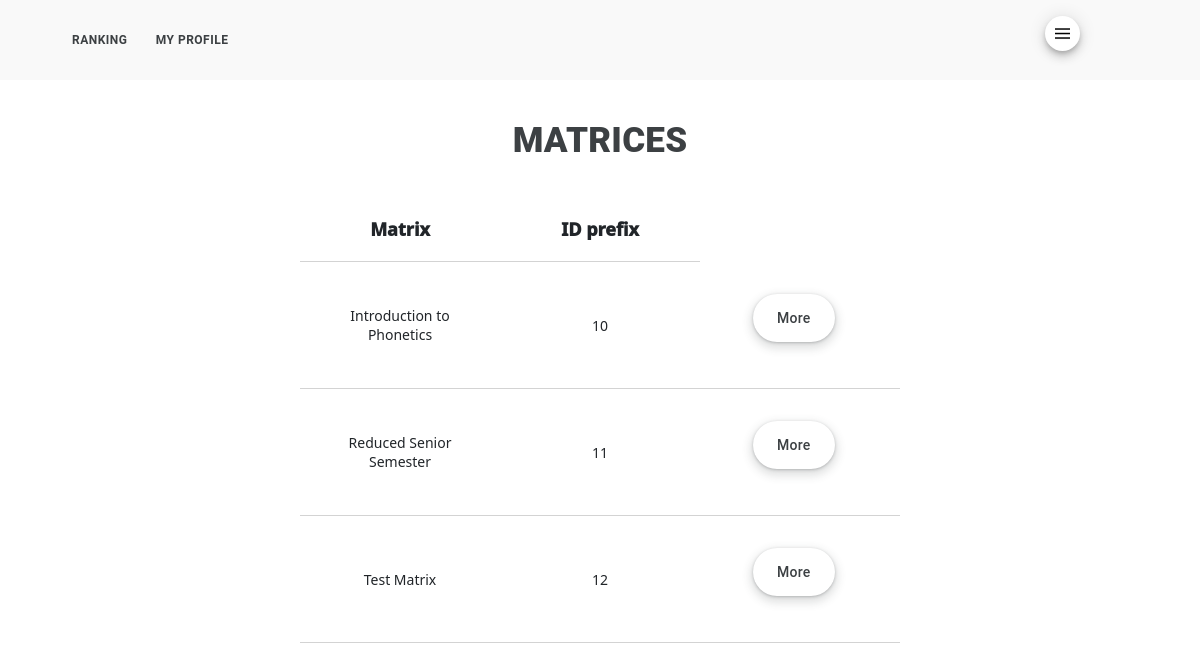
The page /display_prefixes (signed in) on the database as committed earlier.
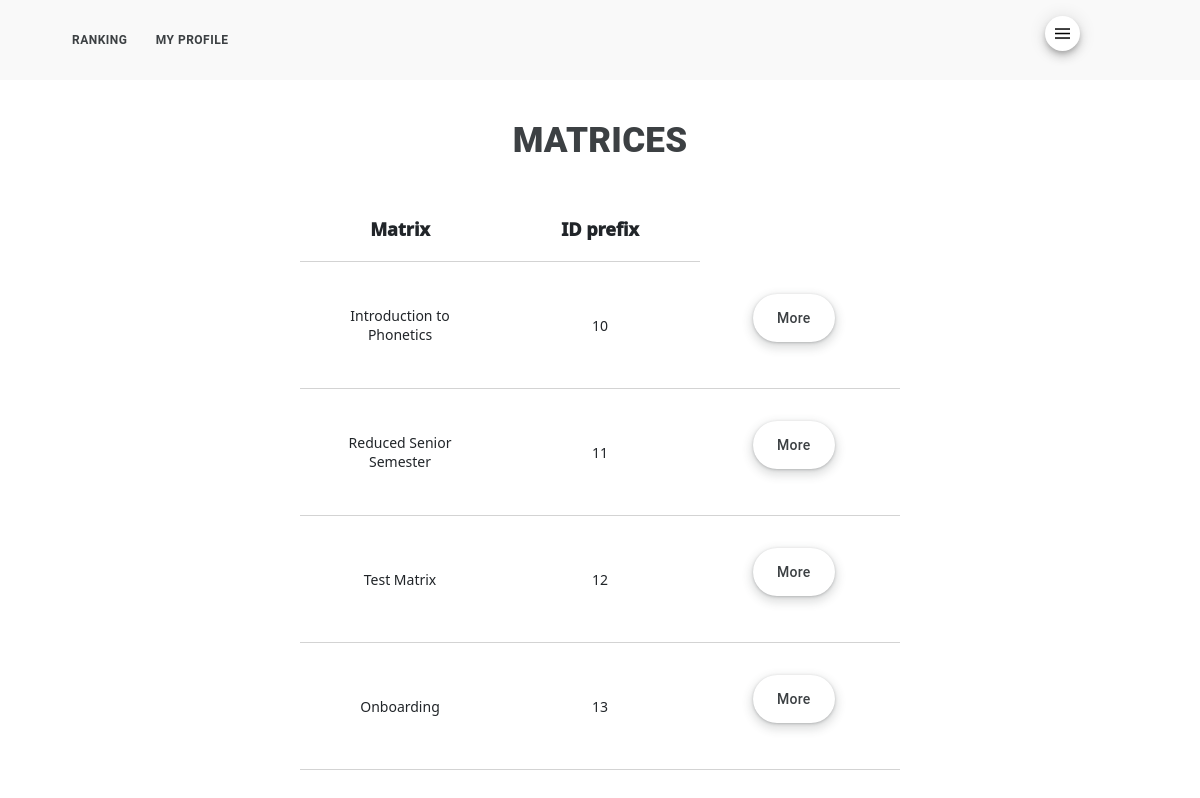
The same page on the database as committed later.
### nieszkolni_app/models.py (models this page shows)
class Prefix(models.Model):
    matrix = models.CharField(max_length=200, default="")
    id_prefix = models.IntegerField(default=0)

### nieszkolni_app/views.py (the view)
# urls.py: path('display_prefixes', views.display_prefixes, name="display_prefixes"),
@staff_member_required
def display_prefixes(request):
    if request.user.is_authenticated:
        first_name = request.user.first_name
        last_name = request.user.last_name
        current_user = first_name + " " + last_name
        prefixes = CurriculumManager().display_prefixes()
        if request.method == "POST":
            if request.POST["action_on_matrix"] == "more":
                matrix = request.POST["matrix"]
                return redirect("update_matrix", matrix=matrix)
        return render(request, "display_prefixes.html", {
            "prefixes": prefixes
            })

### nieszkolni_folder/audit_manager.py (called while the page is built)
    def check_if_clocked_in(self, clocking_user):
        with connection.cursor() as cursor:
            cursor.execute(f'''
                SELECT clock_out
                FROM nieszkolni_app_audit
                WHERE clocking_user = '{clocking_user}'
                AND entry_type = 'automatic'
                AND status = 'started'
                ORDER BY stamp DESC
                LIMIT 1
                ''')
            response = cursor.fetchone()
            if response is not None:
                if response[0] == 0:
                    status = True
                else:
                    status = False
            else:
                status = False
            return status

### nieszkolni_folder/context_processors.py (called while the page is built)
def sections_processor(request):
    if request.user.is_authenticated:
        first_name = request.user.first_name
        last_name = request.user.last_name
        current_user = first_name + " " + last_name
        if request.user.is_superuser:
            superuser_status = True
        else:
            superuser_status = False
        status = AuditManager().check_if_clocked_in(current_user)
        return {"status": status, "superuser_status": superuser_status}
    else:
        return {}

### nieszkolni_folder/curriculum_manager.py (called while the page is built)
    def display_prefixes(self):
        with connection.cursor() as cursor:
            cursor.execute(f'''
                SELECT matrix, id_prefix
                FROM nieszkolni_app_prefix
                ORDER BY id_prefix ASC
                ''')
            prefixes = cursor.fetchall()
            return prefixes

### nieszkolni_app/templates/display_prefixes.html (shortened to what this page needs)
{% extends 'base.html' %}
{% block 'content' %}
<h1>MATRICES</h1>
<table>
		<tr class="font">
			<th>Matrix</th>
			<th>ID prefix</th>
		</tr>
	{% for prefix in prefixes %}
		<tr class="font">
			<td>{{ prefix.0 }}</td>
			<td>{{ prefix.1 }}</td>
			<td>
				<form action="{% url 'display_prefixes' %}" method="POST">
					<button type="submit" class="list_button button_main" name="action_on_matrix" value="more">More</button>
				</form>
			</td>
		</tr>
	{% endfor %}
</table>
{% include 'footer.html' %}
{% endblock %}

### nieszkolni_app/templates/base.html (shortened to what this page needs)
{% load user_agents %}
{% load static %}
{% if request|is_mobile %}
<head>
    <link href="https://cdn.jsdelivr.net/npm/bootstrap@5.1.3/dist/css/bootstrap.min.css" rel="stylesheet">
    <link rel="stylesheet" type="text/css" href="{% static 'styles.css' %}">
    {% if user.is_authenticated %}
    <nav class="m_navigation">
      <div class="m_navigation_box" id="main_links">
        <div class="m_navigation_item">
          <a class="m_navigation_link" href="{% url 'ranking'%}">RANKING</a>
        </div>
        <div class="m_navigation_item">
          <a class="m_navigation_link" href="{% url 'profile'%}">MY PROFILE</a>
        </div>
      </div>
    </nav>
    <div>
      <button type="button" class="m_hamburger_menu" onclick="showHideHamburgerMenu()"><img src="{% static '/images/hamburger.png' %}" width="15" height="15"></button>
  </div>
    {% else %}
  <nav class="m_navigation">
    <div class="m_side_menu" id="main_links">
    </div>
  </nav>
    {% endif %}
</head>
{% endif %}
</head>
<body>
<div id="main_content">
  {% block 'content' %}
  {% endblock %}
</div>
  </body>
</html>

### nieszkolni_app/templates/footer.html
<footer>
	<div class="footer"></div>
</footer>

### nieszkolni_app/static/styles.css (style rules this page uses)
body { height: 100%; margin: 0px; }
a { color: #3c4043; font-weight: 500; text-decoration: none; }
.button_main { align-items: center; appearance: none; background-color: #fff; border-radius: 24px; border-style: none; box-shadow: rgba(0, 0, 0, .2) 0 3px 5px -1px,rgba(0, 0, 0, .14) 0 6px 10px 0,rgba(0, 0, 0, .12) 0 1px 18px 0; box-sizing: border-box; color: #3c4043; cursor: pointer; display: inline-flex; fill: currentcolor; font-family: "Google Sans", Roboto, Arial, sans-serif; font-size: 14px; font-weight: 500; height: 48px; justify-content: center; letter-spacing: .25px; line-height: normal; margin: 1vw; max-width: 100%; overflow: visible; padding: 2px 24px; position: relative; text-align: center; text-decoration: none; text-transform: none; transition: box-shadow 280ms cubic-bezier(.4, 0, .2, 1),opacity 15ms linear 30ms,transform 270ms cubic-bezier(0, 0, .2, 1) 0ms; user-select: none; -webkit-user-select: none; touch-action: manipulation; width: auto; will-change: transform, opacity; z-index: 0; }
.button_main:not(:disabled) { box-shadow: rgba(60, 64, 67, .3) 0 1px 3px 0, rgba(60, 64, 67, .15) 0 4px 8px 3px; }
.list_button { margin-left: auto; }
.footer { display: flex; height: 150px; width: 100%; bottom: 0; left: 0; }
h1 { color: #3c4043; font-family: "Google Sans", Roboto, Arial, sans-serif; font-size: 35px; font-weight: 1000; letter-spacing: .25px; margin-bottom: 35px; text-align: center; }
.m_navigation { background-color: #F9F9F9; height: 10vh; left: 0; margin-bottom: 5vh; position: static; right: 0; top: 0; z-index: -1; }
.m_navigation_box { left: 50%; margin-right: 10vw; position: relative; top: 50%; transform: translate(-50%, -50%); }
.m_navigation_item { display: inline-block; padding-top: 50%; padding: 1vh 1vw; position: relative; }
.m_navigation_link { border-radius: 24px; border-style: none; color: #3c4043; font-family: "Google Sans", Roboto, Arial, sans-serif; font-size: 12px; font-weight: 750; letter-spacing: .5px; text-align: center; text-decoration: none; }
.m_hamburger_menu { background-color: #fff; border-radius: 24px; border-style: none; box-shadow: rgba(0, 0, 0, .2) 0 3px 5px -1px,rgba(0, 0, 0, .14) 0 6px 10px 0,rgba(0, 0, 0, .12) 0 1px 18px 0; cursor: default; float: right; padding: 10px; position: absolute; right: 10vw; top: 2vh; z-index: 100; }
table { border-collapse: separate; border-bottom-color: rgba(255,255,255,1); border-spacing: 0px; font-size: 14px; font-weight: 300; height: 100px; margin-left: 25%; margin-right: 25%; margin-bottom: 1%; width:50%; table-layout: fixed; }
th { border-bottom: 1pt solid; border-bottom-color: #D3D3D3; font-size: 18px; font-weight: 1000; margin-bottom: 20px; padding: 20px 20px; text-align: center; vertical-align: middle; }
td { border-bottom: 1pt solid; border-bottom-color: #D3D3D3; margin-bottom: 20px; padding: 20px 20px; text-align: center; vertical-align: middle; }

Rows that differ between the two databases and show on the page:
added Prefix: matrix "Onboarding", id_prefix "13"
